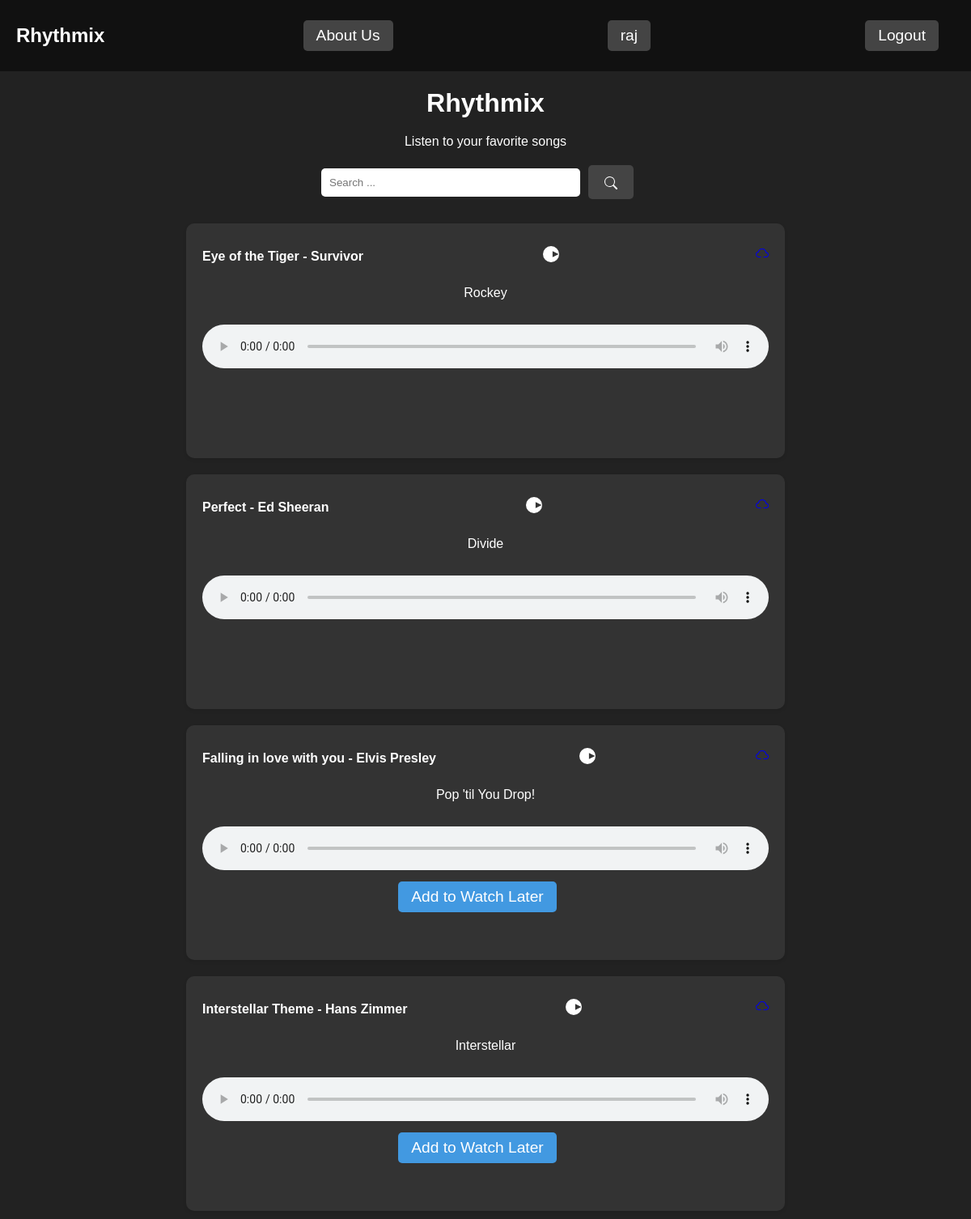
Page / (signed in) on the committed database.
### music/models.py (models this page shows)
class User(AbstractUser):
    username = models.CharField(max_length=100, unique=True)
    email = models.EmailField(unique=True)
    password = models.CharField(max_length=100)

class Song(models.Model):
    title = models.CharField(max_length=255)
    artist = models.CharField(max_length=255, blank=True)
    album = models.CharField(max_length=255, blank=True)
    song_file = models.CharField(max_length=250, blank=True)

### music/views.py (the view)
# urls.py: path('', views.album_list, name='album_list'),
def album_list(request):
  songs = Song.objects.all()
  search_query = request.GET.get('query', '')
  if(request.user.is_anonymous == False):
    user = request.user
    watch_later_songs = WatchLater.objects.filter(user=user)
  else:
    watch_later_songs = []
  watch_later_list = []
  for watch_later in watch_later_songs:
      watch_later_list.append(watch_later.song)
  if search_query:
    songs = songs.filter(title__icontains=search_query)
  context = {'songs': songs, 'search_query': search_query, 'current_year': date.today().year, 'watch_later': watch_later_list}
  return render(request, 'music/album_list.html', context)

### music/templates/music/album_list.html (shortened to what this page needs)
<!DOCTYPE html>
<html lang="en">
<head>
</head>
<body>
  <nav>
    <h1>Rhythmix</h1>
    <button onclick="location.href='/about/'">About Us</button>
    {% if user.is_authenticated %}
      <a href="{% url 'watchlater' %}">{{ user.username }}</a>
      <a href="{% url 'logout' %}">Logout</a>
    {% else %}
      <button onclick="location.href='/login/'">Login</button>
      <button onclick="location.href='/register/'">Register</button>
    {% endif %}
  </nav>
  <div>
    <h1>Rhythmix</h1>
    <p>Listen to your favorite songs</p>
    <form action="{% url 'search' %}" method="get">
      <input type="text" name="query" placeholder="Search ...">
      <button type="submit">
        <svg xmlns="http://www.w3.org/2000/svg" width="16" height="16" fill="currentColor" viewBox="0 0 16 16">
          <path d="M11.742 10.344a6.5 6.5 0 1 0-1.397 1.398h-.001q.044.06.098.115l3.85 3.85a1 1 0 0 0 1.415-1.414l-3.85-3.85a1 1 0 0 0-.115-.1zM12 6.5a5.5 5.5 0 1 1-11 0 5.5 5.5 0 0 1 11 0"/></svg>
      </button>
    </form>
    <div class="songcards-container">
      {% for song in songs %}
      <div class="songcard">
        <div>
          <h3>{{ song.title }} - {{ song.artist }}</h3>
          <button id="playButton{{ song.id }}" type="button">
            <svg xmlns="http://www.w3.org/2000/svg" width="16" height="16" fill="currentColor" viewBox="0 0 16 16">
              <path d="M16 8A8 8 0 1 1 0 8a8 8 0 0 1 16 0zM9.5 5v6l6-3z" /></svg>
          </button>
          <a href="{{ song.song_file }}" download="{{ song.title }}.mp3">
          </a>
        </div>
        <p>{{ song.album }}</p>
        <audio id="audioElement{{ song.id }}" controls>
          <source src="{{ song.song_file }}" type="audio/mpeg" />
        </audio>
        {% if song not in watch_later %}
        <form action="{% url 'addtowatchlater' song.id %}" method="post">
          <button type="submit">
            Add to Watch Later
          </button>
        </form>
        {% endif %}
      </div>
      {% endfor %}
    </div>
  </div>
</body>
</html>

### music/templates/music/album_list.html (style rules this page uses)
body { font-family: 'Arial Black', sans-serif; background-color: #222; color: #fff; margin: 0; padding: 0; }
nav { background-color: #111; padding: 10px 20px; display: flex; justify-content: space-between; align-items: center; }
nav a, button { color: #fff; text-decoration: none; font-size: 1.2rem; margin-right: 20px; padding: 8px 16px; border: none; border-radius: 5px; background-color: #444; cursor: pointer; transition: background-color 0.3s; }
h1, p { text-align: center; margin-bottom: 20px; }
form { display: flex; justify-content: center; align-items: center; margin-bottom: 20px; }
input[type="text"] { padding: 10px; border-radius: 5px; border: none; margin-right: 10px; width: 300px; }
button[type="submit"] { padding: 10px 20px; border-radius: 5px; border: none; background-color: #444; color: #fff; cursor: pointer; }
button[type="submit"] svg { vertical-align: middle; }
.songcards-container { display: flex; flex-wrap: wrap; justify-content: space-around; }
.songcard { background-color: #333; padding: 20px; border-radius: 10px; margin: 10px; box-shadow: 0 2px 4px rgba(0, 0, 0, 0.1); transition: transform 0.3s ease; width: 700px; height: 250px; }
.songcard div { display: flex; align-items: center; justify-content: space-between; }
.songcard h3 { margin: 0; font-size: 1rem; color: #fff; }
.songcard button { background-color: transparent; border: none; cursor: pointer; }
.songcard button svg { fill: #fff; width: 20px; height: 20px; }
.songcard audio { width: 100%; margin-top: 10px; }
.songcard form { margin-top: 10px; }
.songcard button[type="submit"] { background-color: #4299e1; color: #fff; padding: 8px 16px; border-radius: 5px; border: none; cursor: pointer; }

### rows in the picture
User: username "raj"
Song: title "Eye of the Tiger", artist "Survivor", album "Rockey"
Song: title "Perfect", artist "Ed Sheeran", album "Divide"
Song: title "Falling in love with you", artist "Elvis Presley", album "Pop 'til You Drop!", shows "Add to Watch Later"
Song: title "Interstellar Theme", artist "Hans Zimmer", album "Interstellar", shows "Add to Watch Later"
